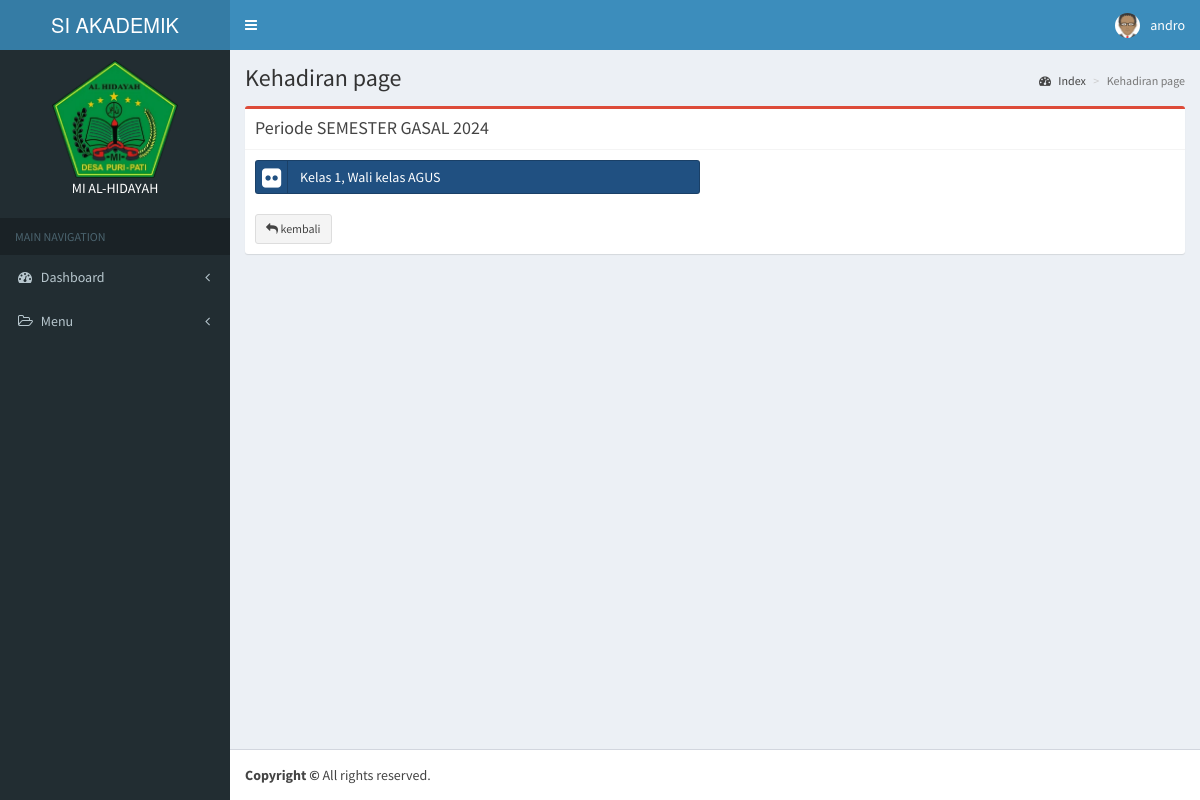
The app's page /app/kehadiran_siswa/periode.php?id_periode=1 (signed in) with its own data.
### tables this page shows
CREATE TABLE `periode` (
  `id_periode` int(11) NOT NULL,
  `nm_periode` varchar(50) DEFAULT NULL,
  `status_periode` enum('Aktif','Non Aktif') DEFAULT NULL
);

CREATE TABLE `kelas` (
  `id_kelas` int(11) NOT NULL,
  `id_guru` int(11) DEFAULT NULL,
  `nm_kelas` varchar(50) DEFAULT NULL,
  `tingkatan` int(11) DEFAULT NULL
);

CREATE TABLE `guru` (
  `id_guru` int(11) NOT NULL,
  `nip` varchar(50) DEFAULT NULL,
  `id_user` int(11) DEFAULT NULL,
  `nm_guru` varchar(50) DEFAULT NULL,
  `no_guru` varchar(50) DEFAULT NULL,
  `jk_guru` enum('Laki-Laki','Perempuan') DEFAULT NULL,
  `alamat_guru` text DEFAULT NULL,
  `foto_guru` blob DEFAULT NULL
);

### config/config.php (called while the page is built, shortened)
<?php
function Url_web(){
    $xplode = explode("/", $_SERVER['REQUEST_URI']);
    return $xplode[1];
}
$defaul_uri = "/".Url_web();
$url = "http://".$_SERVER['SERVER_NAME'].":".$_SERVER['SERVER_PORT'].$defaul_uri;
function DB(){
    return ["localhost", "root", "", "vinka"];
}
function QueryManyData($sql){
    $conn = new mysqli(DB()[0], DB()[1], DB()[2], DB()[3]);
    $result = $conn->query($sql);
    return $result;
}
function QueryOnedata($sql){
    $conn = new mysqli(DB()[0], DB()[1], DB()[2], DB()[3]);
    $result = $conn->query($sql);
    return $result;
}

### app/kehadiran_siswa/periode.php (the view, shortened to what this page needs)
<?php include_once '../template/header.php'; ?>
<?php include_once '../template/navbar.php'; ?>
<?php include_once '../template/sidebar.php';
$periode = QueryOnedata('SELECT * FROM periode WHERE id_periode = ' . $_GET['id_periode'] . '')->fetch_assoc();
?>
<div class='content-wrapper'>
    <section class='content-header'>
        <h1>Kehadiran page
        </h1>
        <ol class='breadcrumb'>
            <li><a href='#'><i class='fa fa-dashboard'></i> Index</a></li>
            <li class='active'>Kehadiran page</li>
        </ol>
    </section>
    <section class='content'>
        <div class="box box-danger">
            <div class="box-header with-border">
                <h3 class="box-title">Periode <?= $periode['nm_periode'] ?> </h3>
            </div>
            <div class="box-body">
                <?php
                $kelas = "SELECT * FROM  kelas ORDER BY id_kelas ASC";
                if($_SESSION['level'] == 'Orang Tua'){
                    $siswa = QueryOnedata("SELECT * FROM siswa WHERE id_user = ".$_SESSION['id_user']."")->fetch_assoc();
                    $plot = QueryOnedata("SELECT * FROM plotting_jadwal WHERE id_periode = ".$_GET['id_periode']." AND id_siswa = ".$siswa['id_siswa']." GROUP BY id_kelas")->fetch_assoc();
                    $kelas = "SELECT * FROM  kelas WHERE id_kelas = ".$plot['id_kelas']." ORDER BY id_kelas ASC";
                }
                foreach (QueryManyData($kelas) as $row) {
                    $guru = QueryOnedata('SELECT * FROM guru WHERE id_guru = ' . $row['id_guru'] . '')->fetch_assoc();
                ?>
                    <div class="row">
                        <div class="col-xs-6">
                            <a href="<?= $url ?>/app/kehadiran_siswa/kelas.php?id_periode=<?= $_GET['id_periode'] ?>&id_kelas=<?= $row['id_kelas'] ?>" class="btn btn-block btn-social btn-bitbucket">
                                <i class="fa fa-flickr"></i> Kelas <?= $row['nm_kelas'] ?>, Wali kelas <?= $guru['nm_guru'] ?>
                            </a>
                        </div>
                    </div>
                    <br>
                <?php } ?>
                <a href='<?= $url ?>/app/kehadiran_siswa/index.php' class='btn btn-default btn-sm '>
                    <i class='fa fa-reply'></i> kembali
                </a>
            </div>
        </div>
</div>
<?php include_once '../template/footer.php'; ?>

### records on screen
periode: nm_periode "SEMESTER GASAL 2024"
kelas: nm_kelas "1", id_guru.nm_guru "AGUS"

### other values on screen
$_SESSION['username'] "andro"
